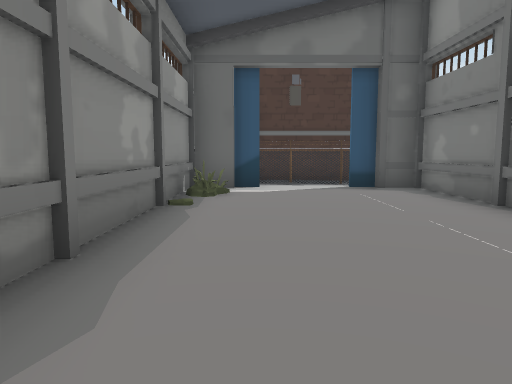
View 1 (above)

24 first-person views from a walk through a scene from a Unity 3-D project. The camera is 1.4 m above the floor, tilts 6° down and sees 70° across. The floor is counted in squares, 2 m on a side. Each view is taken from the middle of a square. On the plan, view 1 faces up. The plan holds only what a view shows up to about 11 squares ahead; the rest is blank. The place goes on beyond the plan. The player is left out. Door leaves are left out, so doorways stand open. Some surface patterns are stand-ins.

View 2
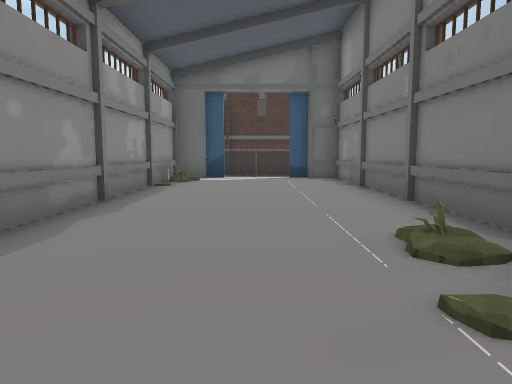

View 3
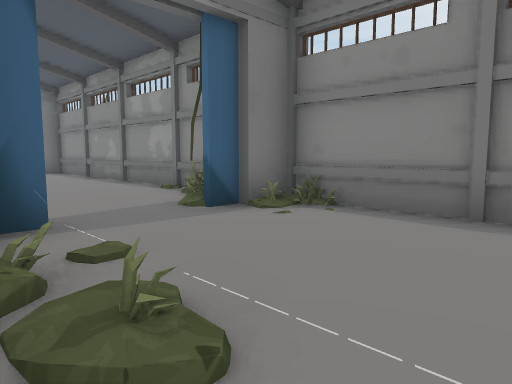

View 4
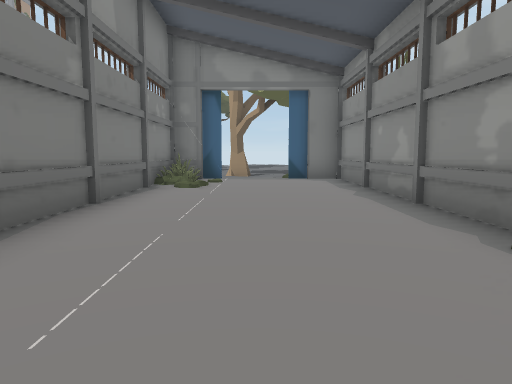

View 5
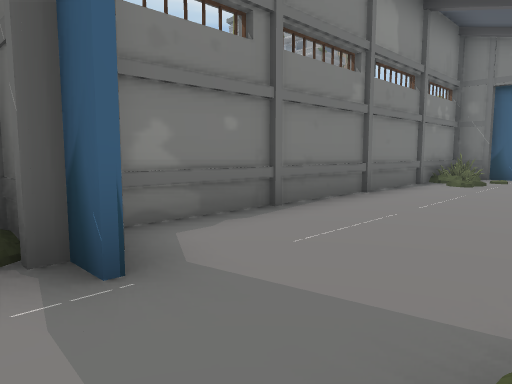

View 6
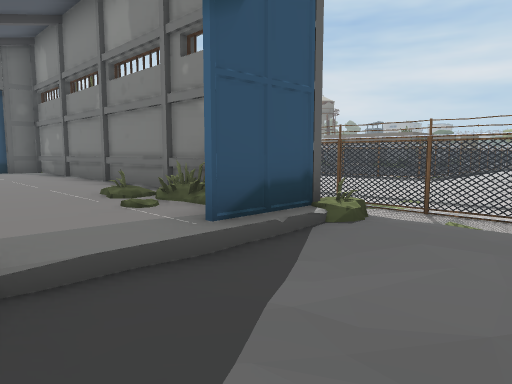

View 7
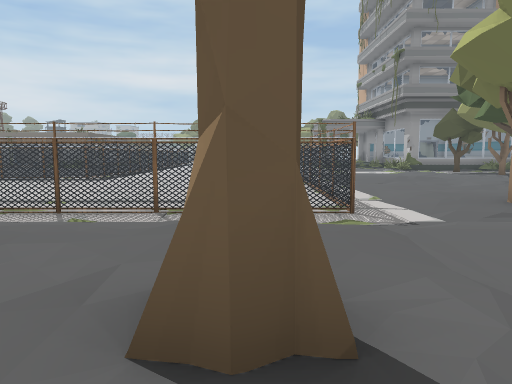

View 8
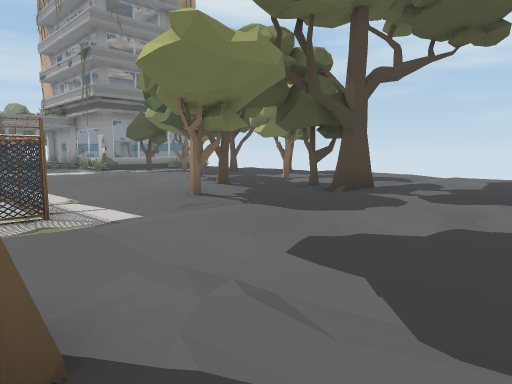

View 9
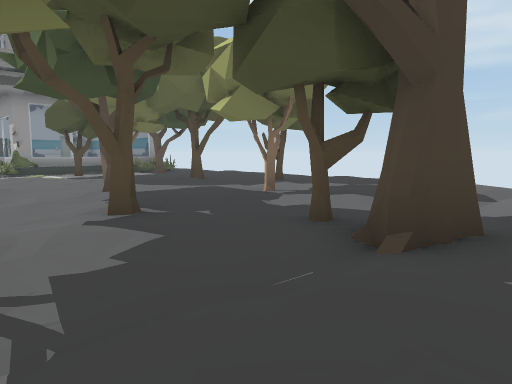

View 10
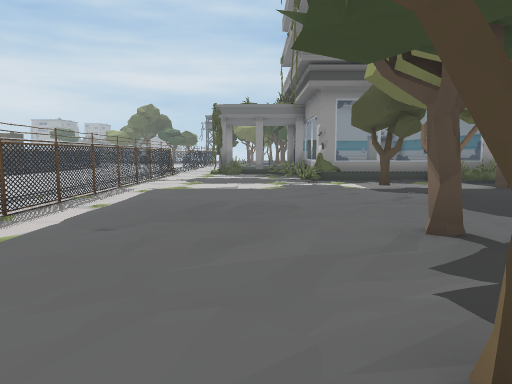

View 11
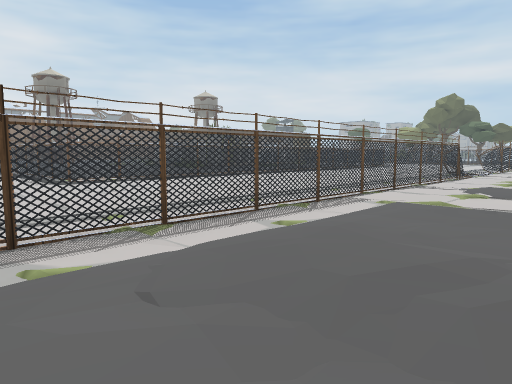

View 12
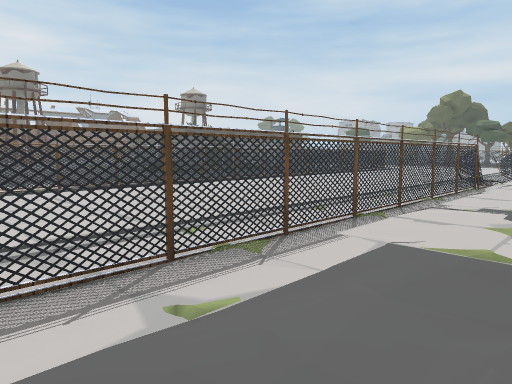

View 13
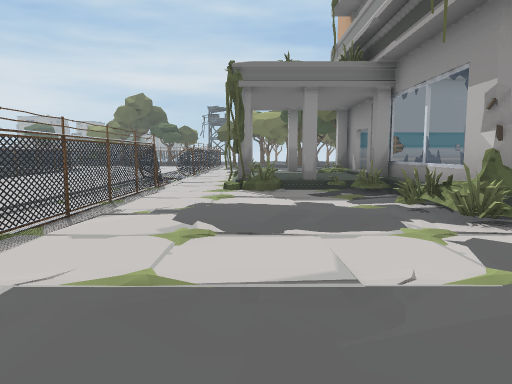

View 14
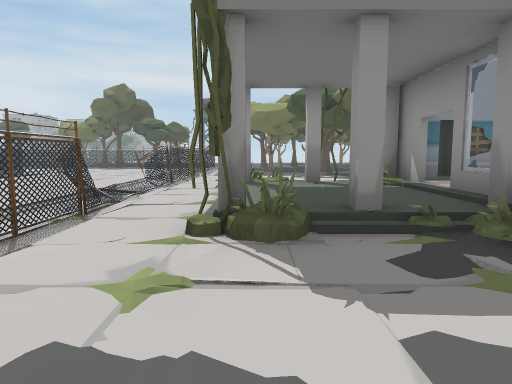

View 15
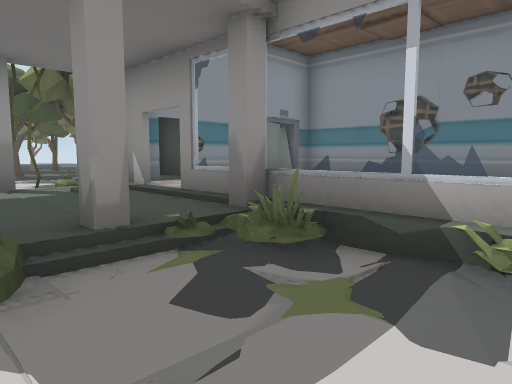

View 16
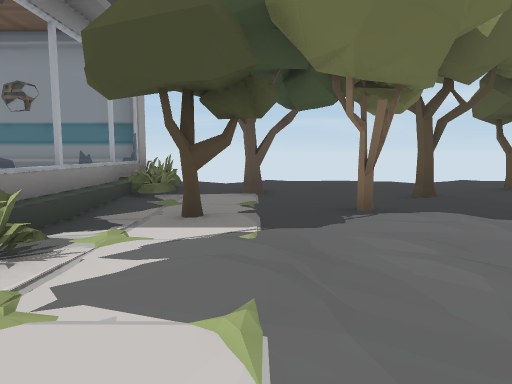

View 17
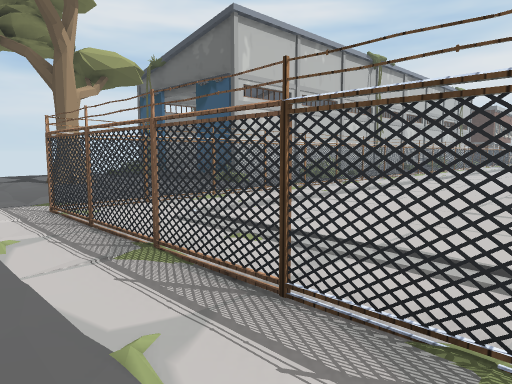

View 18
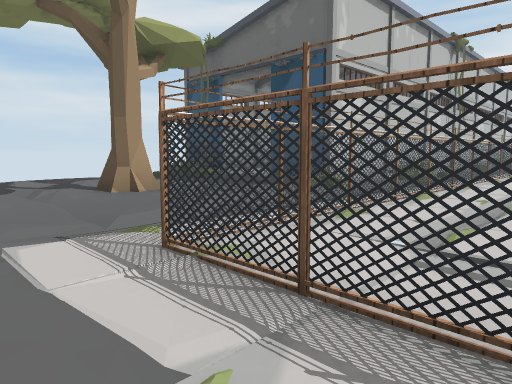

View 19
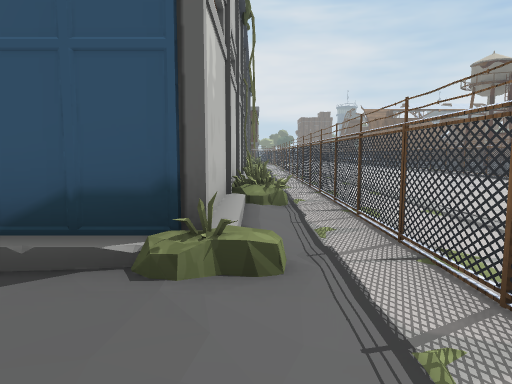

View 20
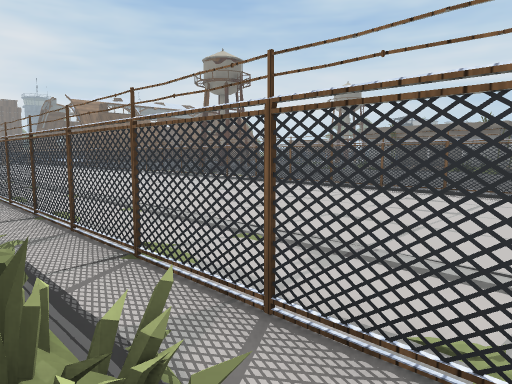

View 21
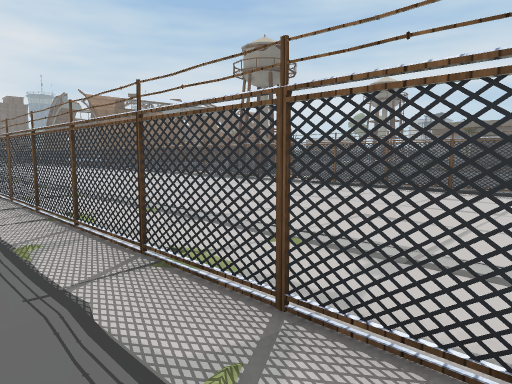

View 22
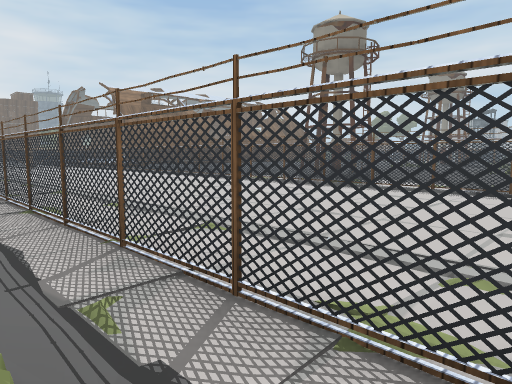

View 23
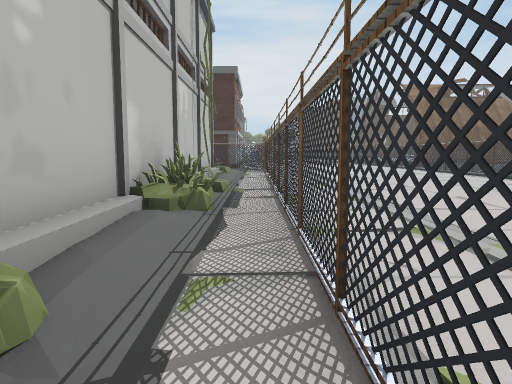

View 24
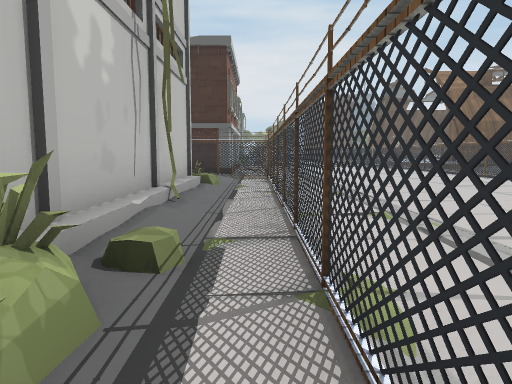

### Floor plan
Key: @ floor where view 1 was taken; # wall or solid block; . main floor; : floor 0.25 m higher than the main floor; + floor 0.5 m higher than the main floor; * floor 0.75 m higher than the main floor; / step, stairs or slope; = window, fence, low wall or low ledge; T tree; F fence; H thing the floor can be seen under or through; B building.
Columns run from 2 left of view 1 to 28 right of it. Each row starts with its distance up from view 1.
 11   #######
 10   ::: /.=.....
  9       /.=.....
  8 ###/##/.#.....
  7 #++++#/.=.....==
  6 ##+++#/.#.....
  5 #/+++#/.=.....
  4 #++++#/.=.....
  3 #++++#/.=.....=
  2 #++++##.=.....==
  1 #+++++#.=.....==/
  0 #+@++##.=.....#..:
 -1 #+++=#/.#.....=..:
 -2 ##+++#/.=.....=..:
 -3  ##+##/.=.....=..
 -4 ##+++#/.#.....=..:
 -5 #++++##.=.....=../:
 -6 #++++##.#.....=..::
 -7 #++++#/.#.....#..:
 -8 #++++#/.=.....=..:
 -9 #++++##.#.....=..:
-10 #++++##.=.....=...
-11 #++++#/.=.....#F...#
-12 #+++=#/.#.......#.#.
-13 ##++###.#............
-14  =#///=.=.............  ..
-15   ::::/.#................. ..
-16   ::::/.=....................
-17 :///T:/.#...............=/....
-18 ::::::/.FFFFHHHHHHHHHHHH#///##
-19   :::./.........//////////////
-20   :::://///:.////::/::/:/::::
-21    :::/#:::::::::::::/    B
-22    ::://::::::::::::::B
-23    :::/::#::::::::BB:*       ::
-24    :::T#:::#::::::BBBBBBB#   ::
-25    :::///::::::#:#/      BB
-26     :://::#/::::::/      BB
-27     ::/::::::#::#:B      B
-28     ::/::::#::::::B      B
-29     ::/: :::::::::BBBBBBBB
-30           ::::/:::

Where each view was taken, in squares from view 1:
view 1: 0 up, 0 right, facing up
view 2: 3 down, 1 right, facing up
view 3: 1 up, 3 right, facing down-left
view 4: 3 down, 1 right, facing down
view 5: 2 down, 0 right, facing down-right
view 6: 16 down, 0 right, facing up-right
view 7: 17 down, 0 right, facing right
view 8: 17 down, 0 right, facing down-right
view 9: 21 down, 3 right, facing down-right
view 10: 22 down, 6 right, facing right
view 11: 22 down, 9 right, facing up-right
view 12: 21 down, 11 right, facing up-right
view 13: 21 down, 12 right, facing right
view 14: 21 down, 16 right, facing right
view 15: 21 down, 17 right, facing down-right
view 16: 21 down, 14 right, facing down
view 17: 20 down, 11 right, facing up-left
view 18: 20 down, 8 right, facing up-left
view 19: 16 down, 4 right, facing up
view 20: 11 down, 4 right, facing up-right
view 21: 8 down, 4 right, facing up-right
view 22: 4 down, 4 right, facing up-right
view 23: 4 down, 5 right, facing up
view 24: 0 up, 5 right, facing up
